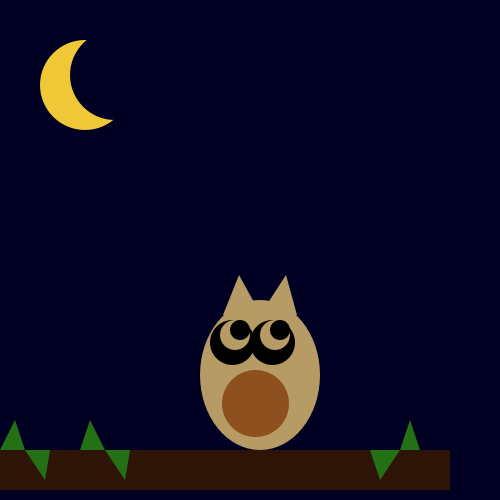
Frame 1 (no input)
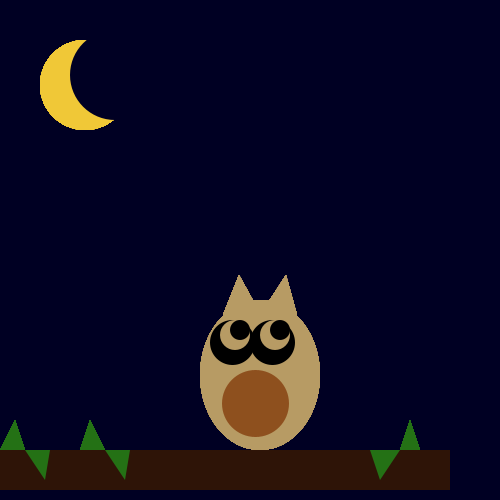
Frame 60 (the mouse pressed at the canvas centre just before this capture)
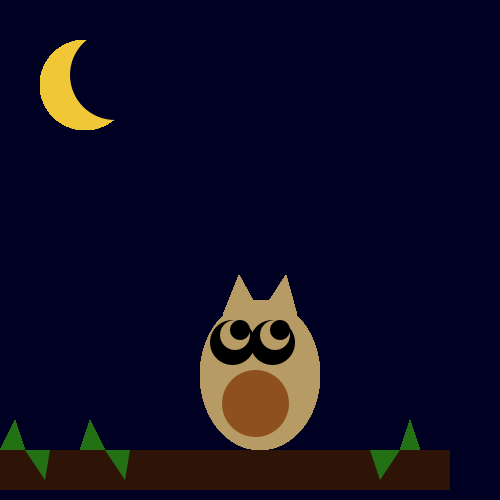
Frame 120 (the mouse held since frame 60 and released just before this capture)

The Processing sketch that drew these frames (run headless with seeded random() and noise(); from frame 60 on, the mouse is pressed at the canvas centre):

// Processing sketch: processing_69811
// ── processing_69811.pde

/*****************************************
 * Assignment 01
 * Kirsten Adams
 * kmadams@brynmawr.edu
 * CS 110 - Section 01
 * 9/12/12
 * 
 * This file contains the source code for my first sketch which creates an owl on a branch.
***********************************************/

void setup() // Sets up the sketch itself; includes commands that are used throughout

{ 
  size (500,500);
  background (0,0,35); // creates the night sky
  noStroke ();
  smooth ();
  ellipseMode(CORNER);
}

void draw()

{ 
  fill (46,20,7);
  rect (0,450,450,40); // draws the branch
  
  fill (36,113,21);
  triangle (0,450, 15,420, 25,450); // draws leaves
  triangle (25,450, 45,480, 50,450);
  triangle (80,450, 90,420, 105,450);
  triangle (105,450, 125,480, 130,450);
  triangle (400,450, 410,420, 420,450);
  triangle (370,450, 380,480, 400,450); 
  
  fill (240,200,55);
  ellipse (40,40,90,90); // draws the moon
  fill (0,0,35);
  ellipse (70,30,90,90);

  fill (183,155,100);
  ellipse(200,300,120,150); // draws the owl's body
  fill(142,80,30);
  ellipse (222,370,67,67); // draws the owl's stomach furr
  
  fill (0,0,0);
  ellipse (210,320,45,45); // draws eyes
  ellipse (250,320,45,45);
  fill (183,155,100);
  ellipse (220,320,30,30);
  ellipse (260,320,30,30);
  fill (0,0,0);
  ellipse (230,320,20,20);
  ellipse (270,320,20,20);
 
  fill (183,155,100);
  triangle (223,315, 239,275, 261,315); // draws the owl's ears
  triangle (260,315, 286,275, 297,315);
}
